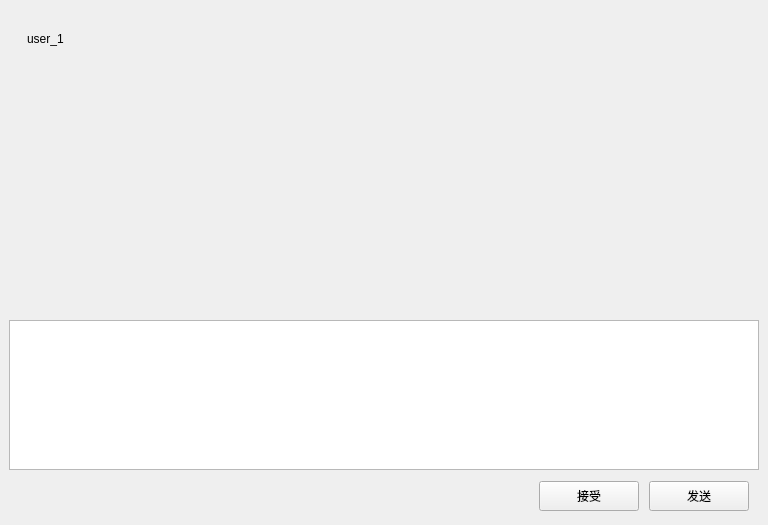
<?xml version="1.0" encoding="UTF-8"?>
<ui version="4.0">
 <class>ChatPage</class>
 <widget class="QWidget" name="ChatPage">
  <property name="geometry">
   <rect>
    <x>0</x>
    <y>0</y>
    <width>768</width>
    <height>525</height>
   </rect>
  </property>
  <property name="windowTitle">
   <string>Form</string>
  </property>
  <layout class="QVBoxLayout" name="verticalLayout_9">
   <property name="spacing">
    <number>0</number>
   </property>
   <property name="leftMargin">
    <number>0</number>
   </property>
   <property name="topMargin">
    <number>0</number>
   </property>
   <property name="rightMargin">
    <number>0</number>
   </property>
   <property name="bottomMargin">
    <number>0</number>
   </property>
   <item>
    <widget class="QWidget" name="chat_data_wid" native="true">
     <layout class="QVBoxLayout" name="verticalLayout_7">
      <item>
       <widget class="QWidget" name="title_wid" native="true">
        <property name="minimumSize">
         <size>
          <width>0</width>
          <height>60</height>
         </size>
        </property>
        <property name="maximumSize">
         <size>
          <width>16777215</width>
          <height>60</height>
         </size>
        </property>
        <layout class="QVBoxLayout" name="verticalLayout_8">
         <property name="topMargin">
          <number>2</number>
         </property>
         <property name="rightMargin">
          <number>2</number>
         </property>
         <property name="bottomMargin">
          <number>2</number>
         </property>
         <item>
          <widget class="QWidget" name="widget_3" native="true">
           <layout class="QHBoxLayout" name="horizontalLayout_7">
            <property name="topMargin">
             <number>2</number>
            </property>
            <property name="rightMargin">
             <number>2</number>
            </property>
            <property name="bottomMargin">
             <number>2</number>
            </property>
            <item>
             <widget class="QLabel" name="title_lb">
              <property name="text">
               <string>user_1</string>
              </property>
             </widget>
            </item>
           </layout>
          </widget>
         </item>
        </layout>
       </widget>
      </item>
      <item>
       <widget class="QWidget" name="chat_data_list" native="true"/>
      </item>
      <item>
       <widget class="QWidget" name="tool_wid" native="true">
        <property name="minimumSize">
         <size>
          <width>0</width>
          <height>40</height>
         </size>
        </property>
        <property name="maximumSize">
         <size>
          <width>16777215</width>
          <height>40</height>
         </size>
        </property>
        <layout class="QHBoxLayout" name="horizontalLayout_8">
         <property name="leftMargin">
          <number>2</number>
         </property>
         <property name="topMargin">
          <number>2</number>
         </property>
         <property name="rightMargin">
          <number>2</number>
         </property>
         <property name="bottomMargin">
          <number>2</number>
         </property>
         <item>
          <spacer name="horizontalSpacer_11">
           <property name="orientation">
            <enum>Qt::Orientation::Horizontal</enum>
           </property>
           <property name="sizeType">
            <enum>QSizePolicy::Policy::Fixed</enum>
           </property>
           <property name="sizeHint" stdset="0">
            <size>
             <width>5</width>
             <height>20</height>
            </size>
           </property>
          </spacer>
         </item>
         <item>
          <widget class="ClickedLabel" name="emo_lb">
           <property name="minimumSize">
            <size>
             <width>25</width>
             <height>25</height>
            </size>
           </property>
           <property name="maximumSize">
            <size>
             <width>25</width>
             <height>25</height>
            </size>
           </property>
           <property name="text">
            <string/>
           </property>
          </widget>
         </item>
         <item>
          <spacer name="horizontalSpacer_12">
           <property name="orientation">
            <enum>Qt::Orientation::Horizontal</enum>
           </property>
           <property name="sizeType">
            <enum>QSizePolicy::Policy::Fixed</enum>
           </property>
           <property name="sizeHint" stdset="0">
            <size>
             <width>5</width>
             <height>20</height>
            </size>
           </property>
          </spacer>
         </item>
         <item>
          <widget class="ClickedLabel" name="file_lb">
           <property name="minimumSize">
            <size>
             <width>25</width>
             <height>25</height>
            </size>
           </property>
           <property name="maximumSize">
            <size>
             <width>25</width>
             <height>25</height>
            </size>
           </property>
           <property name="text">
            <string/>
           </property>
          </widget>
         </item>
         <item>
          <spacer name="horizontalSpacer_13">
           <property name="orientation">
            <enum>Qt::Orientation::Horizontal</enum>
           </property>
           <property name="sizeType">
            <enum>QSizePolicy::Policy::Expanding</enum>
           </property>
           <property name="sizeHint" stdset="0">
            <size>
             <width>5</width>
             <height>20</height>
            </size>
           </property>
          </spacer>
         </item>
        </layout>
       </widget>
      </item>
      <item>
       <widget class="QTextEdit" name="chatEdit">
        <property name="sizePolicy">
         <sizepolicy hsizetype="Expanding" vsizetype="Fixed">
          <horstretch>0</horstretch>
          <verstretch>0</verstretch>
         </sizepolicy>
        </property>
        <property name="minimumSize">
         <size>
          <width>0</width>
          <height>150</height>
         </size>
        </property>
        <property name="maximumSize">
         <size>
          <width>16777215</width>
          <height>150</height>
         </size>
        </property>
       </widget>
      </item>
      <item>
       <widget class="QWidget" name="send_wid" native="true">
        <property name="maximumSize">
         <size>
          <width>16777215</width>
          <height>40</height>
         </size>
        </property>
        <layout class="QHBoxLayout" name="horizontalLayout_6">
         <property name="spacing">
          <number>0</number>
         </property>
         <property name="leftMargin">
          <number>0</number>
         </property>
         <property name="topMargin">
          <number>0</number>
         </property>
         <property name="rightMargin">
          <number>0</number>
         </property>
         <property name="bottomMargin">
          <number>0</number>
         </property>
         <item>
          <spacer name="horizontalSpacer_8">
           <property name="orientation">
            <enum>Qt::Orientation::Horizontal</enum>
           </property>
           <property name="sizeHint" stdset="0">
            <size>
             <width>40</width>
             <height>20</height>
            </size>
           </property>
          </spacer>
         </item>
         <item>
          <widget class="ClickedBtn" name="receive_btn">
           <property name="minimumSize">
            <size>
             <width>100</width>
             <height>30</height>
            </size>
           </property>
           <property name="maximumSize">
            <size>
             <width>100</width>
             <height>30</height>
            </size>
           </property>
           <property name="text">
            <string>接受</string>
           </property>
          </widget>
         </item>
         <item>
          <spacer name="horizontalSpacer_9">
           <property name="orientation">
            <enum>Qt::Orientation::Horizontal</enum>
           </property>
           <property name="sizeType">
            <enum>QSizePolicy::Policy::Fixed</enum>
           </property>
           <property name="sizeHint" stdset="0">
            <size>
             <width>10</width>
             <height>20</height>
            </size>
           </property>
          </spacer>
         </item>
         <item>
          <widget class="ClickedBtn" name="send_btn">
           <property name="minimumSize">
            <size>
             <width>100</width>
             <height>30</height>
            </size>
           </property>
           <property name="maximumSize">
            <size>
             <width>100</width>
             <height>30</height>
            </size>
           </property>
           <property name="text">
            <string>发送</string>
           </property>
          </widget>
         </item>
         <item>
          <spacer name="horizontalSpacer_10">
           <property name="orientation">
            <enum>Qt::Orientation::Horizontal</enum>
           </property>
           <property name="sizeType">
            <enum>QSizePolicy::Policy::Fixed</enum>
           </property>
           <property name="sizeHint" stdset="0">
            <size>
             <width>10</width>
             <height>20</height>
            </size>
           </property>
          </spacer>
         </item>
        </layout>
       </widget>
      </item>
     </layout>
    </widget>
   </item>
  </layout>
 </widget>
 <customwidgets>
  <customwidget>
   <class>ClickedBtn</class>
   <extends>QPushButton</extends>
   <header location="global">clickedbtn.h</header>
  </customwidget>
  <customwidget>
   <class>ClickedLabel</class>
   <extends>QLabel</extends>
   <header location="global">clickedlabel.h</header>
  </customwidget>
 </customwidgets>
 <resources/>
 <connections/>
</ui>
